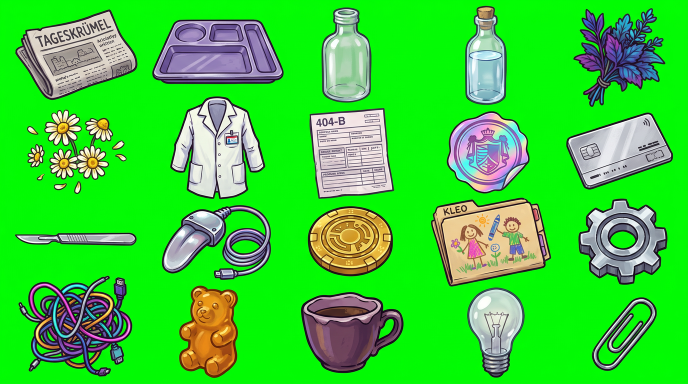
#> input picture sheet_items_akt2.png, 1376 x 768 px, given in place of sheet_npc_akt1.png, which was not available (shown at 1/2 size)
$ python slice_npc_akt1.py
#> lines starting #> are read from the running program, lines starting #| are printed output that depends on the picture; after the words box and inside, x2 and y2 are one past the last pixel; in counts of white or black regions, pixels touching at a corner belong together; pictures that were not available may be replaced by others from this repository, and a replacement may not be noted
#> in main, img is the input picture: PIL image 1376x768 RGB; mean R, G, B 56.5, 207.5, 52.8
### tools/slice_sheet.py
#!/usr/bin/env python3
"""Schneidet ein Sprite-Sheet (Objekte auf einfarbigem Hintergrund) in Einzelbilder.

Beispiel:
  python3 tools/slice_sheet.py assets/raw/sheet_items_akt1.png assets/sprites/items \
      --names tools/names/items_akt1.txt --cols 5 --rows 4

Ablauf: Hintergrund (Standard #00FF00) wird vom Rand aus freigestellt, Objekte werden als
zusammenhängende Flächen gefunden, nach Leserichtung sortiert und benannt.
Es entstehen pro Objekt eine PNG, eine atlas.json und ein Kontrollbild _debug.png.
"""
import argparse
import json
from pathlib import Path

import numpy as np
from PIL import Image, ImageDraw
from scipy import ndimage as ndi


def parse_color(text):
    text = text.lstrip("#")
    return tuple(int(text[i:i + 2], 16) for i in (0, 2, 4))


def background_mask(rgb, color, tol):
#> called with color = (0, 255, 0), tol = 60
    dist = np.abs(rgb.astype(np.int16) - np.array(color, dtype=np.int16)).max(axis=2)
    candidate = dist <= tol
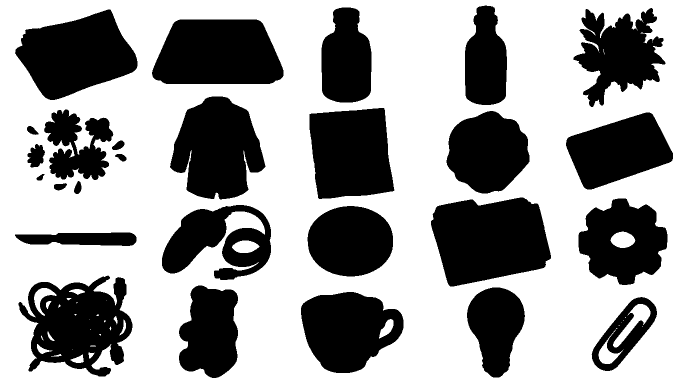
#> candidate: shape (768, 1376) bool (shown at 1/2 size); 62.2% white; 27 black regions, largest, box (x1, y1, x2, y2) and area: (862, 395, 1102, 573) 32673, (304, 39, 567, 168) 28890, (30, 19, 275, 200) 28188
    labels, _ = ndi.label(candidate)
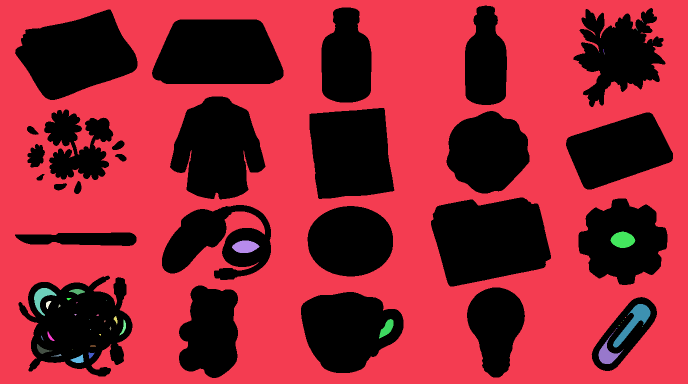
#> labels: shape (768, 1376) int32 (shown at 1/2 size); 54 distinct labels, from 0 to 53; one colour per label, 0 black
    border = np.unique(np.concatenate([labels[0], labels[-1], labels[:, 0], labels[:, -1]]))
#> border = [1]
    border = border[border != 0]
    # Nur mit dem Bildrand verbundene Flächen sind Hintergrund: Grün im Objekt bleibt erhalten.
    return np.isin(labels, border)
#> returned value: shape (768, 1376) bool; 61.4% white; 27 black regions, largest, box (x1, y1, x2, y2) and area: (862, 395, 1102, 573) 32673, (37, 551, 265, 753) 30358, (304, 39, 567, 168) 28890


def cut_out(img, color, tol, erode, inner_tol=70, hole_area=6, halo=14):
    rgb = np.asarray(img.convert("RGB"))
    bg = background_mask(rgb, color, tol)
    # Eingeschlossene Löcher in Objektfarbe des Hintergrunds (z. B. Maschen, Kabelring) ebenfalls entfernen.
    dist = np.abs(rgb.astype(np.int16) - np.array(color, dtype=np.int16)).max(axis=2)
    holes, n = ndi.label((dist <= inner_tol) & ~bg)
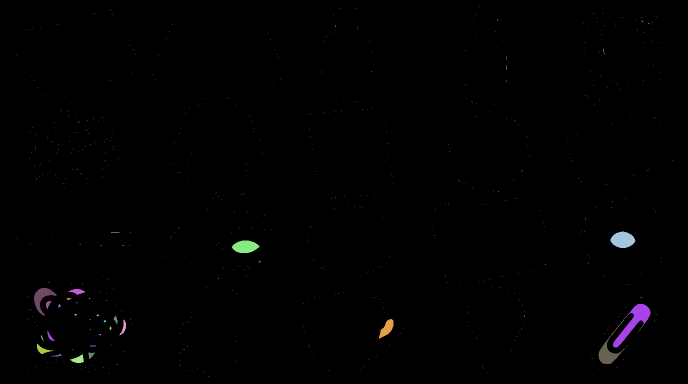
#> holes: shape (768, 1376) int32 (shown at 1/2 size); 747 distinct labels, from 0 to 746; one colour per label, 0 black
#> n = 746
    if n:
        sizes = ndi.sum(np.ones_like(holes), holes, index=np.arange(1, n + 1))
#> sizes = 746 values, max 1987 at index 562, min 1 at index 0, mean 12.09
        big = np.isin(holes, np.nonzero(sizes >= hole_area)[0] + 1)
#> big: shape (768, 1376) bool; 0.78% white; 30 white regions (10 under 20 px), largest, box (x1, y1, x2, y2) and area: (1226, 608, 1301, 695) 1987, (1221, 463, 1271, 496) 1203, (1197, 660, 1246, 728) 1040
        bg = bg | big
    fg = ~bg
    if erode:
        fg = ndi.binary_erosion(fg, iterations=erode)
#> fg: shape (768, 1376) bool; 36.3% white; 27 white regions, largest, box (x1, y1, x2, y2) and area: (863, 396, 1101, 572) 31991, (305, 40, 566, 167) 28239, (31, 20, 274, 199) 27575
    f = rgb.astype(np.float32)
    key = np.array(color, dtype=np.float32)
    # Weiche Kante: Mischpixel aus Objekt und Hintergrundfarbe entmischen (Glow-Halos verschwinden).
    band = fg & ndi.binary_dilation(~fg, iterations=halo)
#> band: shape (768, 1376) bool; 16% white; 29 white regions, largest, box (x1, y1, x2, y2) and area: (38, 552, 264, 752) 18596, (325, 411, 541, 559) 12018, (1148, 17, 1330, 213) 11794
    excess = f[..., 1] - np.maximum(f[..., 0], f[..., 2])
    a = np.where(band & (excess > 40), np.clip(1 - excess / 200.0, 0, 1), 1.0).astype(np.float32)
    safe = np.maximum(a, 0.05)[..., None]
    unmixed = np.clip((f - (1 - a)[..., None] * key) / safe, 0, 255)
    out = np.where(band[..., None], unmixed, f)
    # Rest-Grünstich an der Kante begrenzen.
    edge = fg & ndi.binary_dilation(~fg, iterations=2)
#> edge: shape (768, 1376) bool; 2.8% white in thin lines or dots
    g = out[..., 1]
    limit = np.maximum(out[..., 0], out[..., 2])
    out[..., 1] = np.where(edge & (g > limit), limit, g)
    alpha = ndi.gaussian_filter(fg.astype(np.float32), 0.6) * a
    alpha[~ndi.binary_dilation(fg, iterations=1)] = 0
#> alpha: shape (768, 1376) float32; min 0, max 1, mean 0.363
    rgba = np.dstack([out.astype(np.uint8), (np.clip(alpha, 0, 1) * 255).astype(np.uint8)])
    return rgba, fg & (a > 0.3)


def find_objects(fg, gap, min_area):
#> called with gap = 6, min_area = 400
    merged = ndi.binary_dilation(fg, iterations=gap) if gap else fg
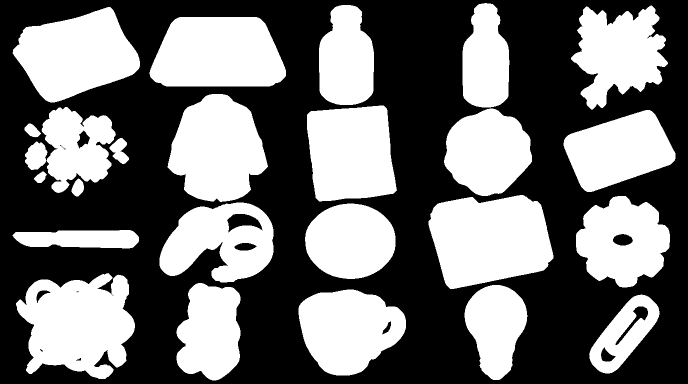
#> merged: shape (768, 1376) bool (shown at 1/2 size); 44.4% white; 25 white regions, largest, box (x1, y1, x2, y2) and area: (857, 390, 1107, 578) 36127, (32, 546, 270, 758) 35260, (299, 34, 572, 173) 32205
    labels, _ = ndi.label(merged)
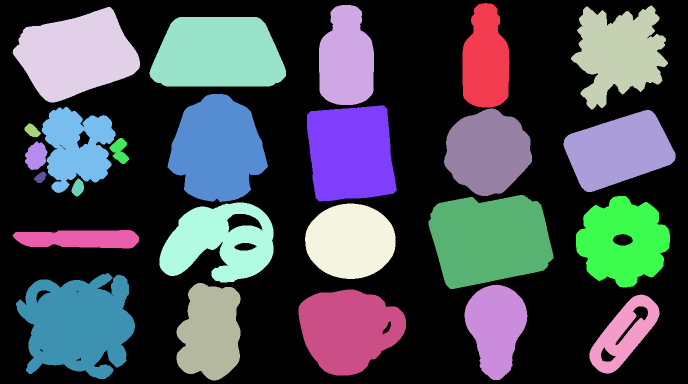
#> labels: shape (768, 1376) int32 (shown at 1/2 size); 26 distinct labels, from 0 to 25; one colour per label, 0 black
    found = []
    for i, sl in enumerate(ndi.find_objects(labels), start=1):
        area = int((fg[sl] & (labels[sl] == i)).sum())
        if area < min_area:
            continue
        ys, xs = sl
        found.append(((xs.start, ys.start, xs.stop, ys.stop), i))
#> this loop made 25 passes
#> area on passes 1 to 12: 12703, 14858, 18766, 27575, 28239, 26600, 25235, 10841, 19780, 20407, 191, 410
#> after the loop, found = 22 items
    return found, labels


def sort_reading_order(found, size, cols, rows):
    """Sortiert nach Raster-Zelle (Zeile, Spalte), wenn cols/rows bekannt sind."""
    if cols and rows:
        w, h = size
        # [4 lines left out: function key, not called in this run]
        return sorted(found, key=key)
    return sorted(found, key=lambda it: ((it[0][1] + it[0][3]) // 2 // 100, it[0][0]))


# [91 lines left out: function main, not called in this run]


# [2 lines that do not run on import are left out]

### tools/slice_npc_akt1.py
#!/usr/bin/env python3
"""Schneidet assets/raw/sheet_npc_akt1.png aus. Die KI hat das Raster nicht eingehalten (7 Spalten, teils
überlappende Figuren), deshalb werden die gefundenen Flächen hier von Hand zugeordnet.

  python3 tools/slice_npc_akt1.py
"""
import sys
from pathlib import Path

import numpy as np
from PIL import Image

sys.path.insert(0, str(Path(__file__).resolve().parent))
import slice_sheet as ss  # noqa: E402

ROOT = Path(__file__).resolve().parent.parent
SRC = ROOT / "assets" / "raw" / "sheet_npc_akt1.png"
OUT = ROOT / "assets" / "sprites" / "npcs"

# Komponenten-Nummern (1-basiert, Lesereihenfolge ohne Raster) -> Dateiname
MAP = {
    "oma_idle": [2], "rosi_idle": [1, 3], "bit_idle": [4], "hugo_idle": [5], "kurt_idle": [6], "brezel_idle": [7],
    "schaffner_idle": [8], "bello_idle": [9], "wuschel_defekt_idle": [11], "wuschel_repariert_idle": [12],
    "ratten_idle": [13], "katze_idle": [14],
    "oma_talk": [15], "rosi_talk": [16], "hugo_talk": [18], "kurt_talk": [19], "brezel_talk": [20],
    "schaffner_talk": [21], "wuschel_defekt_talk": [22], "wuschel_repariert_talk": [23], "ratten_talk": [24],
    "katze_talk": [25],
}
SPLIT_17 = {"bit_talk": "upper", "bello_talk": "lower"}  # Komponente 17 enthält Bit und Bello übereinander


def main():
    img = Image.open(SRC)
    rgba, fg = ss.cut_out(img, ss.parse_color("#00FF00"), 60, 1)
    found, labels = ss.find_objects(fg, 6, 400)
#> found = 22 items
    found = ss.sort_reading_order(found, img.size, 0, 0)
    ids = {i + 1: lab for i, (_, lab) in enumerate(found)}
#> ids = 22 items
    if len(ids) != 25:
        print(f"WARNUNG: {len(ids)} Komponenten statt 25. Zuordnung prüfen!")
#| WARNUNG: 22 Komponenten statt 25. Zuordnung prüfen!
    OUT.mkdir(parents=True, exist_ok=True)

    def save(name, mask):
        ys, xs = np.nonzero(mask)
        x0, x1, y0, y1 = max(xs.min() - 4, 0), xs.max() + 5, max(ys.min() - 4, 0), ys.max() + 5
        arr = rgba.copy()
        arr[..., 3] = np.where(mask, arr[..., 3], 0)
        Image.fromarray(arr[y0:y1, x0:x1], "RGBA").save(OUT / f"{name}.png", optimize=True)

    for name, comps in MAP.items():
        save(name, np.isin(labels, [ids[c] for c in comps]))
#> this loop made 20 passes
#> pass 1, in save, `Image.fromarray(arr[y0:y1, x0:x1], "RGBA").save(OUT / f"{name}.png", o..`:
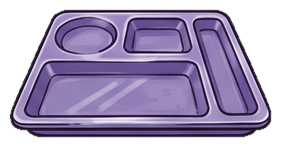
#> saved as oma_idle.png: PIL image 281x147 RGBA; mean R, G, B, A 88.3, 150.6, 108.4, 174.3; transparent parts drawn white
#> pass 2, in save (call 2), `Image.fromarray(arr[y0:y1, x0:x1], "RGBA").save(OUT / f"{name}.png", o..`:
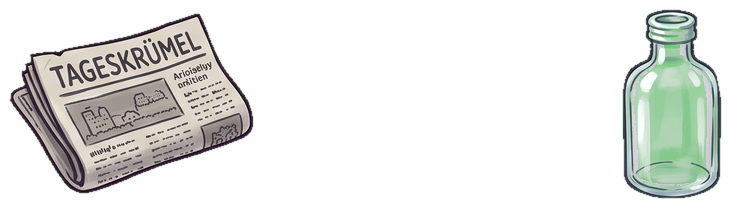
#> saved as rosi_idle.png: PIL image 731x208 RGBA; mean R, G, B, A 71.2, 197.6, 75.6, 70.7; transparent parts drawn white

    # Bit/Bello trennen: Zeile mit den wenigsten Figur-Pixeln im überlappenden Bereich
    m17 = labels == ids[17]
    rows = np.nonzero(m17.any(axis=1))[0]
    lo, hi = rows.min() + int((rows.max() - rows.min()) * 0.35), rows.min() + int((rows.max() - rows.min()) * 0.75)
    cut = lo + int(np.argmin(fg[lo:hi][:, :].sum(axis=1) * m17[lo:hi].any(axis=1)))
    yy = np.arange(labels.shape[0])[:, None]
    save("bit_talk", m17 & (yy < cut))
    save("bello_talk", m17 & (yy >= cut))
    print(f"{len(MAP) + 2} NPC-Sprites nach {OUT.relative_to(ROOT)} geschrieben (Trennlinie Bit/Bello bei y={cut}).")


if __name__ == "__main__":
#> (the run stopped early here; a loop or call above may not have finished)

$ run again, on bg_02_nudelgasse_sauber.png
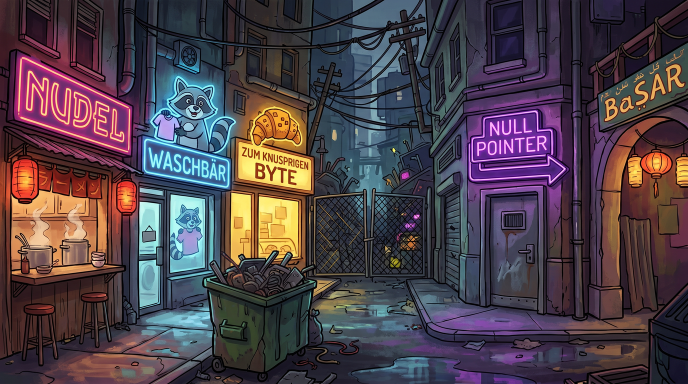
#> input picture bg_02_nudelgasse_sauber.png, 1376 x 768 px, given in place of sheet_npc_akt1.png, which was not available (shown at 1/2 size)
#> in main, img is the input picture: PIL image 1376x768 RGB; mean R, G, B 78, 65.2, 73.6
#> candidate: shape (768, 1376) bool; every value is 0
#> in background_mask, `border = np.unique(np.concatenate([labels[0], labels[-1], labels[:, 0]..`: border = [0]
#> in background_mask, `border = border[border != 0]`: border = empty array
#> n = 0
#> in cut_out, `fg = ndi.binary_erosion(fg, iterations=erode)`:
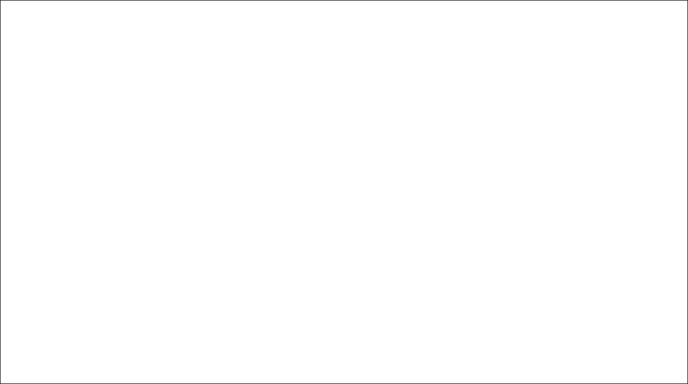
#> fg: shape (768, 1376) bool (shown at 1/2 size); 99.6% white; black in thin lines or dots
#> band: shape (768, 1376) bool; 5.6% white; 1 white region, box (x1, y1, x2, y2) and area: (1, 1, 1375, 767) 59136
#> a: shape (768, 1376) float32; every value is 1
#> edge: shape (768, 1376) bool; 0.81% white in thin lines or dots
#> in cut_out, `limit = np.maximum(out[..., 0], out[..., 2])`:
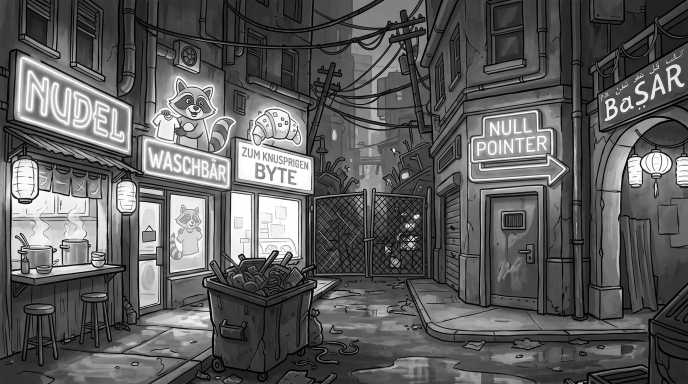
#> limit: shape (768, 1376) float32 (shown at 1/2 size); min 0, max 255, mean 93.4
#> the loop in find_objects, `for i, sl in enumerate(ndi.find_objects(labels), start=1):` made 1 pass
#> (i, area) on pass 1: (1, 1052484)
#> after the loop in find_objects, `for i, sl in enumerate(ndi.find_objects(labels), start=1):`: found = [((0, 0, 1376, 768), 1)]
#> ids = {1: 1}
#| WARNUNG: 1 Komponenten statt 25. Zuordnung prüfen!

$ run again, on bg_05_bar_hinterzimmer_terminal_an.png
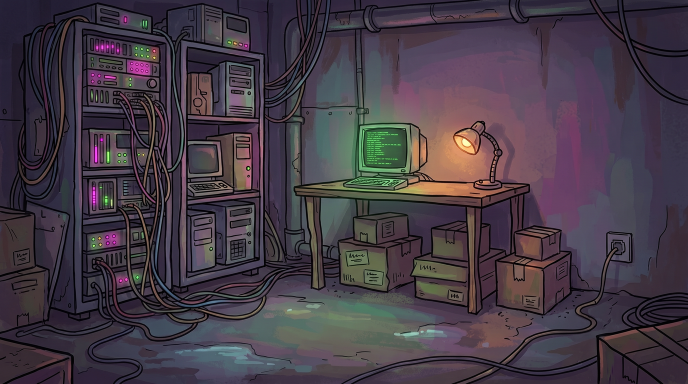
#> input picture bg_05_bar_hinterzimmer_terminal_an.png, 1376 x 768 px, given in place of sheet_npc_akt1.png, which was not available (shown at 1/2 size)
#> in main, img is the input picture: PIL image 1376x768 RGB; mean R, G, B 69.2, 59.5, 70
#> candidate: shape (768, 1376) bool; every value is 0
#> in background_mask, `border = np.unique(np.concatenate([labels[0], labels[-1], labels[:, 0]..`: border = [0]
#> in background_mask, `border = border[border != 0]`: border = empty array
#> n = 0
#> in cut_out, `fg = ndi.binary_erosion(fg, iterations=erode)`:
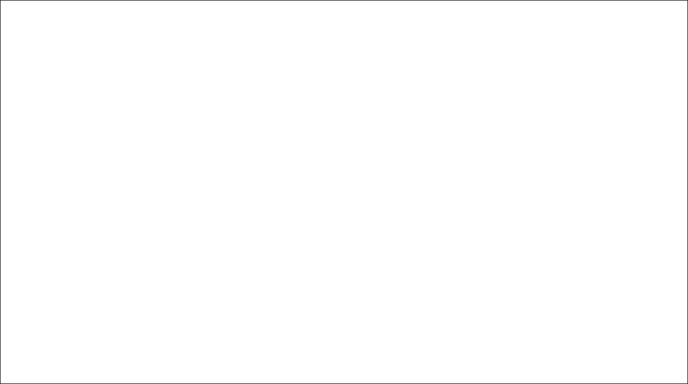
#> fg: shape (768, 1376) bool (shown at 1/2 size); 99.6% white; black in thin lines or dots
#> band: shape (768, 1376) bool; 5.6% white; 1 white region, box (x1, y1, x2, y2) and area: (1, 1, 1375, 767) 59136
#> a: shape (768, 1376) float32; every value is 1
#> edge: shape (768, 1376) bool; 0.81% white in thin lines or dots
#> in cut_out, `limit = np.maximum(out[..., 0], out[..., 2])`:
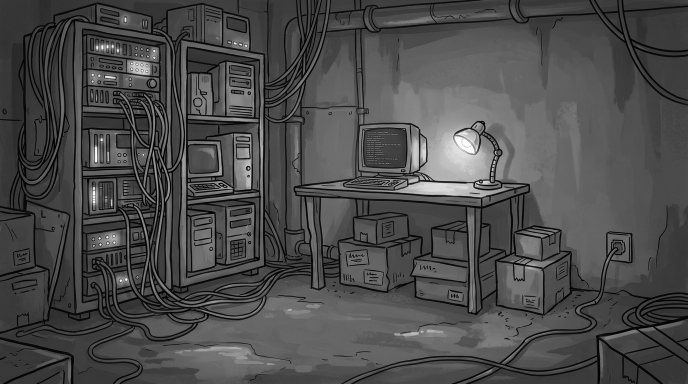
#> limit: shape (768, 1376) float32 (shown at 1/2 size); min 0, max 255, mean 75.6
#> the loop in find_objects, `for i, sl in enumerate(ndi.find_objects(labels), start=1):` made 1 pass
#> (i, area) on pass 1: (1, 1052484)
#> after the loop in find_objects, `for i, sl in enumerate(ndi.find_objects(labels), start=1):`: found = [((0, 0, 1376, 768), 1)]
#> ids = {1: 1}
#| WARNUNG: 1 Komponenten statt 25. Zuordnung prüfen!
